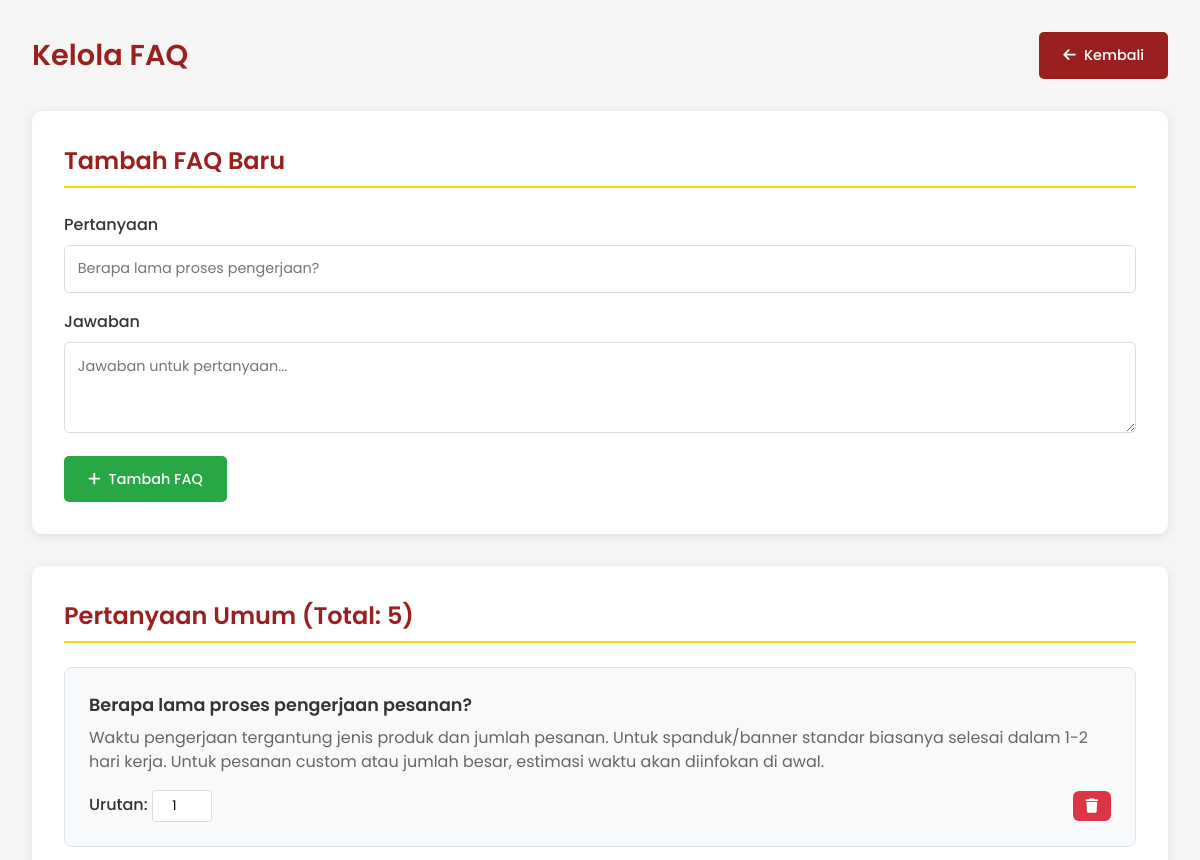
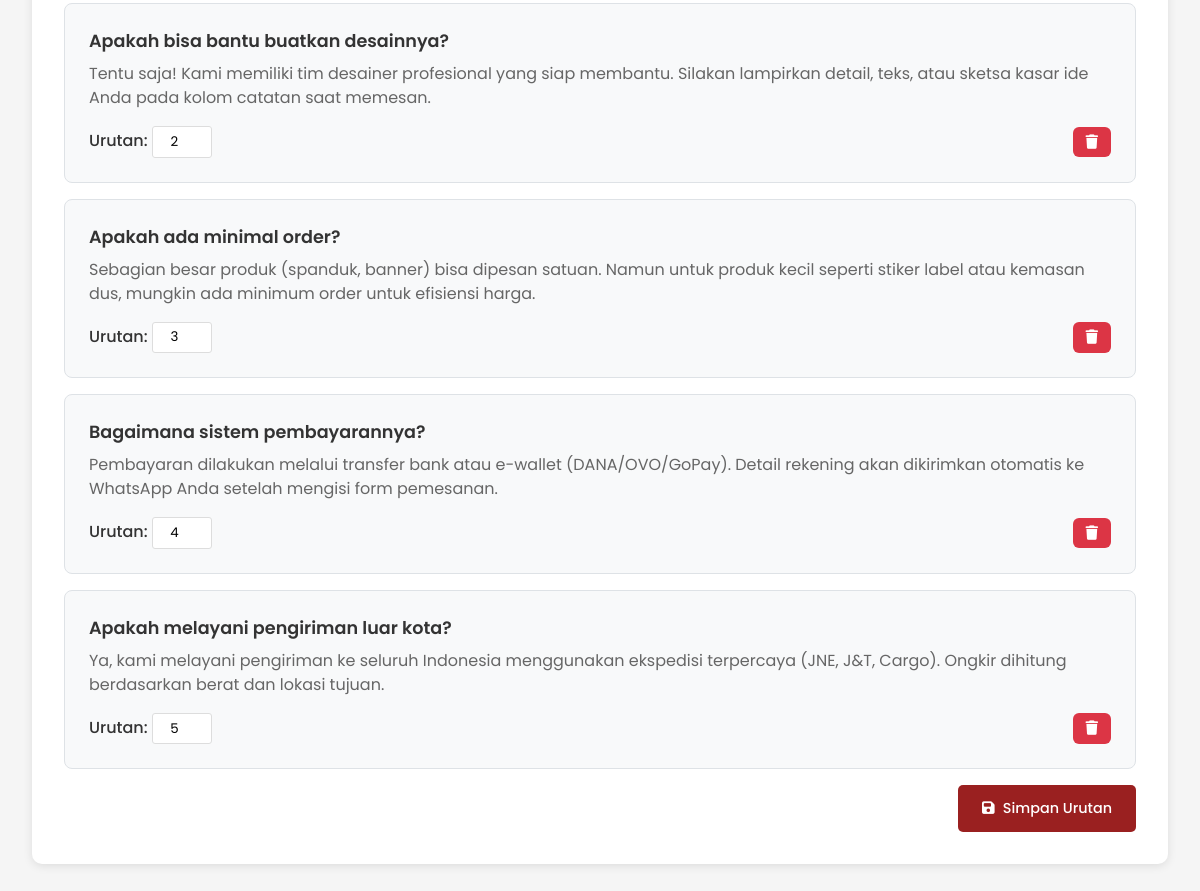
/kelola-faq.php (signed in), run on an earlier commit of the app's database (2 pictures, top to bottom).
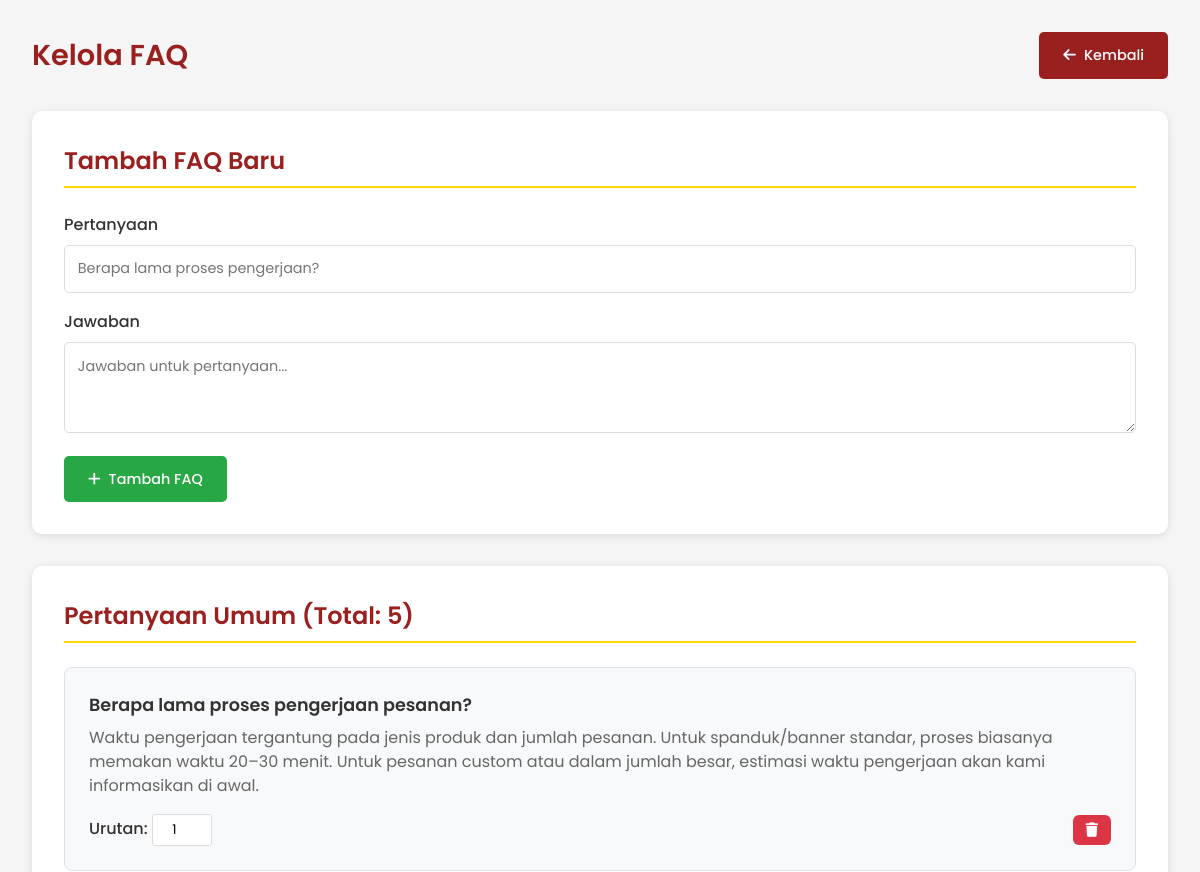
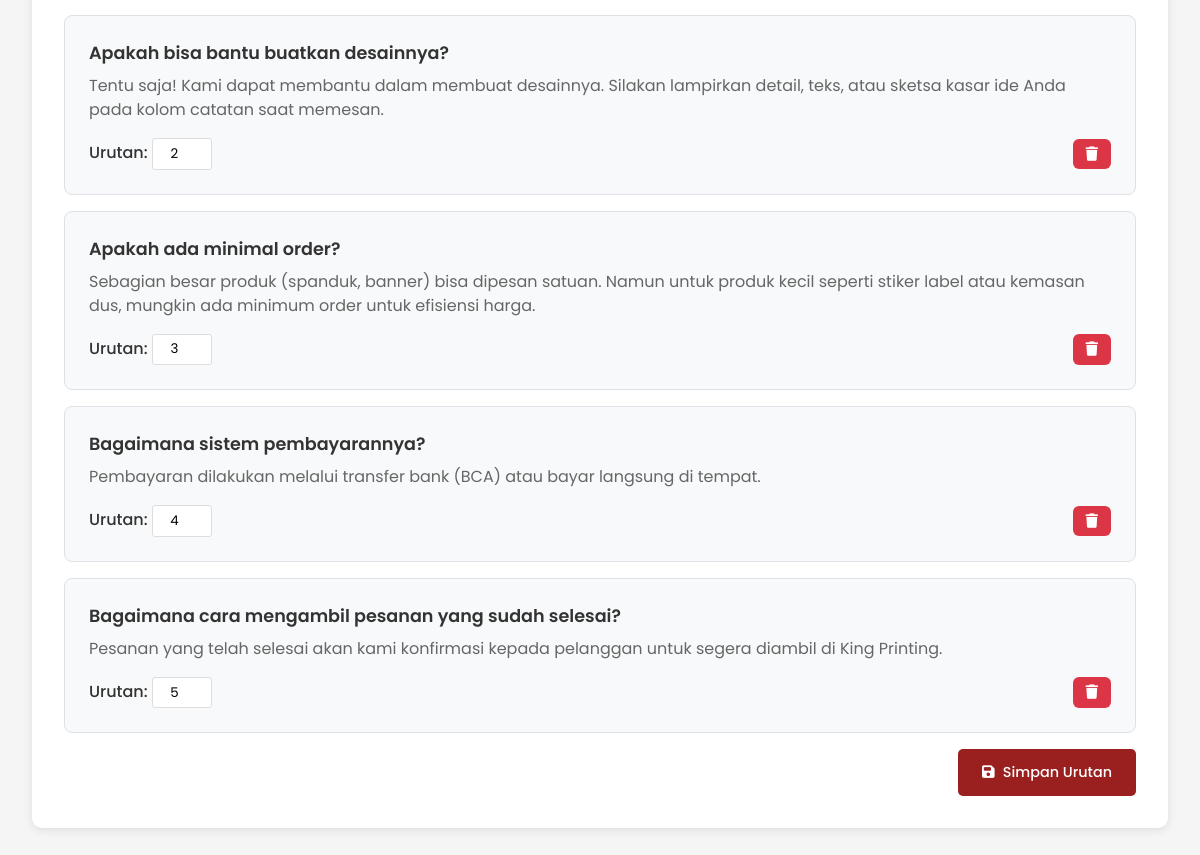
And on a later commit of the database (2 pictures, top to bottom).
### tables this page shows
CREATE TABLE website_items (
    id INT PRIMARY KEY AUTO_INCREMENT,
    section_name VARCHAR(100),
    item_type ENUM('service', 'step', 'feature', 'faq'),
    title VARCHAR(255),
    description TEXT,
    icon VARCHAR(100),
    image_path VARCHAR(255),
    button_text VARCHAR(100),
    link_url VARCHAR(255),
    sort_order INT DEFAULT 0,
    is_active BOOLEAN DEFAULT true,
    created_at TIMESTAMP DEFAULT CURRENT_TIMESTAMP,
    updated_at TIMESTAMP DEFAULT CURRENT_TIMESTAMP ON UPDATE CURRENT_TIMESTAMP
);

### kelola-faq.php (the view, shortened to what this page needs)
<?php
require_once 'config.php';
$limit = 5;
$sql_count = "SELECT COUNT(*) as total FROM website_items WHERE section_name = 'faq' AND item_type = 'faq'";
$result_count = $conn->query($sql_count);
$total_items = $result_count->fetch_assoc()['total'];
$page = isset($_GET['page']) ? (int)$_GET['page'] : 1;
$offset = ($page - 1) * $limit;
$faqs = [];
$sql = "SELECT * FROM website_items WHERE section_name = 'faq' AND item_type = 'faq' ORDER BY sort_order LIMIT $limit OFFSET $offset";
$result = $conn->query($sql);
if ($result) {
    while($row = $result->fetch_assoc()) {
        $faqs[] = $row;
    }
}
?>
<!DOCTYPE html>
<html lang="id">
<head>
    <link rel="stylesheet" href="https://cdnjs.cloudflare.com/ajax/libs/font-awesome/6.4.0/css/all.min.css">
</head>
<body>
    <div class="admin-container">
        <header class="main-header">
            <h1>Kelola FAQ</h1>
            <a href="kelola-tampilan.php" class="btn btn-primary">
                <i class="fas fa-arrow-left"></i> Kembali
            </a>
        </header>
        <div class="form-section">
            <h2 class="section-title">Tambah FAQ Baru</h2>
            <form method="POST" class="scroll-preserve">
                <div class="form-group">
                    <label>Pertanyaan</label>
                    <input type="text" name="title" class="form-control" placeholder="Berapa lama proses pengerjaan?" required>
                </div>
                <div class="form-group">
                    <label>Jawaban</label>
                    <textarea name="description" class="form-control" rows="3" placeholder="Jawaban untuk pertanyaan..." required></textarea>
                </div>
                <button type="submit" name="add_faq" class="btn btn-success">
                    <i class="fas fa-plus"></i> Tambah FAQ
                </button>
            </form>
        </div>
        <div class="form-section">
            <h2 class="section-title">Pertanyaan Umum (Total: <?php echo $total_items; ?>)</h2>
            <?php if (empty($faqs)): ?>
                <p style="text-align: center; color: #666; padding: 2rem;">Belum ada FAQ.</p>
            <?php else: ?>
                <form method="POST" id="orderForm" class="scroll-preserve">
                    <div class="faq-list">
                        <?php foreach ($faqs as $faq): ?>
                        <div class="faq-card">
                            <div class="faq-question"><?php echo htmlspecialchars($faq['title']); ?></div>
                            <div class="faq-answer"><?php echo htmlspecialchars($faq['description']); ?></div>
                            <div class="faq-actions">
                                <span>Urutan:
                                    <input type="number" name="faq_order[<?php echo $faq['id']; ?>]"
                                        value="<?php echo $faq['sort_order']; ?>" min="1" style="width: 60px;">
                                </span>
                                <div style="margin-left: auto;">
                                    <button type="button"
                                            class="btn btn-danger btn-sm-icon delete-trigger"
                                            data-id="<?php echo $faq['id']; ?>"
                                            title="Hapus FAQ">
                                        <i class="fas fa-trash"></i>
                                    </button>
                                </div>
                            </div>
                        </div>
                        <?php endforeach; ?>
                    </div>
                    <div style="margin-top: 1rem; text-align: right;">
                        <button type="submit" name="update_order" id="btnUpdateOrder" class="btn btn-primary">
                            <i class="fas fa-save"></i> Simpan Urutan
                        </button>
                    </div>
                </form>
            <?php endif; ?>
        </div>
    </div>
</body>
</html>

### kelola-faq.php (style rules this page uses)
* { margin: 0; padding: 0; box-sizing: border-box; font-family: 'Poppins', sans-serif; }
body { background: #f5f5f5; color: #333; }
.admin-container { max-width: 1200px; margin: 0 auto; padding: 2rem; }
.main-header { display: flex; justify-content: space-between; align-items: center; margin-bottom: 2rem; }
.main-header h1 { color: #9a2020; font-size: 1.8rem; font-weight: 600; }
.form-section { background: white; border-radius: 10px; padding: 2rem; margin-bottom: 2rem; box-shadow: 0 2px 10px rgba(0,0,0,0.1); }
.section-title { color: #9a2020; margin-bottom: 1.5rem; border-bottom: 2px solid #FFD700; padding-bottom: 0.5rem; font-weight: 600; }
.form-group { margin-bottom: 1rem; }
.form-group label { display: block; margin-bottom: 0.5rem; font-weight: 500; color: #333; }
.form-control { width: 100%; padding: 0.8rem; border: 1px solid #ddd; border-radius: 5px; font-family: 'Poppins', sans-serif; font-size: 0.9rem; }
.btn { padding: 0.8rem 1.5rem; border: none; border-radius: 5px; cursor: pointer; text-decoration: none; display: inline-flex; align-items: center; gap: 8px; font-family: 'Poppins', sans-serif; font-weight: 500; font-size: 0.9rem; transition: all 0.3s; }
.btn-sm-icon { padding: 0.5rem 0.8rem; font-size: 0.9rem; line-height: 1; border-radius: 6px; }
.btn-primary { background: #9a2020; color: white; }
.btn-success { background: #28a745; color: white; }
.btn-danger { background: #dc3545; color: white; }
.faq-list { display: grid; gap: 1rem; }
.faq-card { background: #f8f9fa; border: 1px solid #dee2e6; border-radius: 8px; padding: 1.5rem; width: 100%; overflow: hidden; }
.faq-question { font-weight: 600; color: #333; margin-bottom: 0.5rem; font-size: 1.1rem; word-break: break-word; }
.faq-answer { color: #666; line-height: 1.5; word-break: break-word; }
.faq-actions { margin-top: 1rem; display: flex; gap: 0.5rem; flex-wrap: wrap; align-items: center; }
.faq-actions span { font-weight: 500; color: #333; }
.faq-actions input { width: 60px; padding: 0.3rem; border: 1px solid #ddd; border-radius: 3px; text-align: center; }

What changed in the data, as far as the page shows it:
changed website_items "Berapa lama proses pengerjaan pesanan?": description "Waktu pengerjaan tergantung jenis produk dan jumlah pesanan. Untuk spanduk/banner standar biasanya selesai dalam 1-2 hari kerja. Untuk pesanan custom atau jumlah besar, estimasi waktu akan diinfokan di awal." → "Waktu pengerjaan tergantung pada jenis produk dan jumlah pesanan. Untuk spanduk/banner standar, proses biasanya memakan waktu 20–30 menit. Untuk pesanan custom atau dalam jumlah besar, estimasi waktu pengerjaan akan kami informasikan di awal."
changed website_items "Apakah bisa bantu buatkan desainnya?": description "Tentu saja! Kami memiliki tim desainer profesional yang siap membantu. Silakan lampirkan detail, teks,…" → "Tentu saja! Kami dapat membantu dalam membuat desainnya. Silakan lampirkan detail, teks, atau sketsa kasar ide Anda pada kolom catatan saat memesan."
changed website_items "Bagaimana sistem pembayarannya?": description "…dilakukan melalui transfer bank atau e-wallet (DANA/OVO/GoPay). Detail rekening akan dikirimkan otomatis ke WhatsApp Anda setelah mengisi form pemesanan." → "Pembayaran dilakukan melalui transfer bank (BCA) atau bayar langsung di tempat."
changed website_items: title "Apakah melayani pengiriman luar kota?" → "Bagaimana cara mengambil pesanan yang sudah selesai?"; description "Ya, kami melayani pengiriman ke seluruh Indonesia menggunakan ekspedisi terpercaya (JNE, J&T, Cargo). Ongkir dihitung berdasarkan berat dan lokasi tujuan." → "Pesanan yang telah selesai akan kami konfirmasi kepada pelanggan untuk segera diambil di King Printing."
